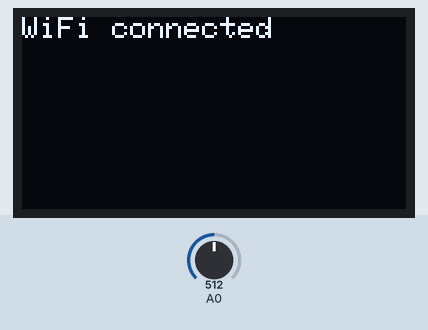
Simulated run of this sketch. Board: ESP8266 (NodeMCU). Parts: 128×64 one-colour display. Inputs (shaded band) come from the test bench; at power-on: A0 = 512. WiFi joins after 1.5 s; servers stay silent unless stated; the display library's start-up logo is not drawn; what the sketch prints to the serial monitor is not drawn.

Above: at 3.7 s.
At 8.8 s:
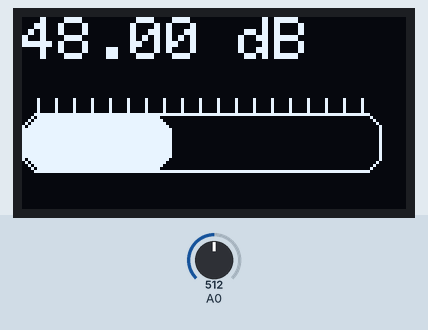
8.9 s: A0 set to 716
At 9.17 s:
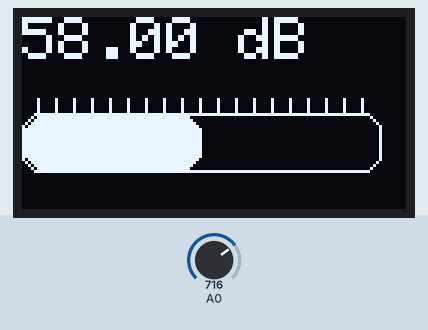
Timing chart, 0 to 11.9 s (numbered marks = the images above; inputs shaded):
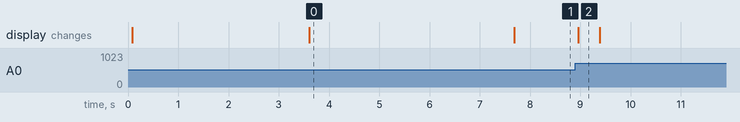

The sketch:

simple_sound.ino
```cpp
#include <ESP8266WiFi.h>
#include <SPI.h>
#include <Wire.h>
#include <Adafruit_GFX.h>
#include <Adafruit_SSD1306.h>

#define SCREEN_WIDTH 128    // OLED display width, in pixels
#define SCREEN_HEIGHT 64    // OLED display height, in pixels
#define OLED_RESET -1       // Reset pin # (or -1 if sharing Arduino reset pin)
Adafruit_SSD1306 display(SCREEN_WIDTH, SCREEN_HEIGHT, &Wire, OLED_RESET);

String apiKey = "14K8UL2QEK8BTHN6"; // Enter your Write API key from ThingSpeak
const char *ssid = "Alexahome";     // replace with your wifi ssid and wpa2 key
const char *pass = "12345678";
const char* server = "api.thingspeak.com";

const int sampleWindow = 50;                              // Sample window width in mS (50 mS = 20Hz)
unsigned int sample;

WiFiClient client;

void setup()
{
   Serial.begin(115200);                                    //Serial comms for debugging
   display.begin(SSD1306_SWITCHCAPVCC, 0x3C);              //OLED display start
   display.display();                                     //show buffer
   display.clearDisplay();                                //clear buffer
   display.setTextSize(1);                                //Set text size to 1 (1-6)
   display.setTextColor(WHITE);                           //Set text color to WHITE (no choice lol)
   display.setCursor(0,0);                                //cursor to upper left corner
   display.println("Decibelmeter");               //write title
   display.display();                                     //show title
   delay(2000);                                           //wait 2 seconds

   WiFi.begin(ssid, pass);

  while (WiFi.status() != WL_CONNECTED)
  {
    delay(500);
    Serial.print(".");
  }
    Serial.println("");
    Serial.println("WiFi connected");

    display.clearDisplay();
    display.setCursor(0,0);
    display.setTextSize(1);
    display.setTextColor(WHITE);
    display.print("WiFi connected");
    display.display();
    delay(4000);
    display.clearDisplay();
}

//--------------------------------------------------------------------------------------------
 //                                         MAIN LOOP
 //--------------------------------------------------------------------------------------------

void loop()
{
   unsigned long startMillis= millis();                   // Start of sample window
   float peakToPeak = 0;                                  // peak-to-peak level

   unsigned int signalMax = 0;                            //minimum value
   unsigned int signalMin = 1024;                         //maximum value

                                                          // collect data for 50 mS
   while (millis() - startMillis < sampleWindow)
   {
      sample = analogRead(0);                             //get reading from microphone
      if (sample < 1024)                                  // toss out spurious readings
      {
         if (sample > signalMax)
         {
            signalMax = sample;                           // save just the max levels
         }
         else if (sample < signalMin)
         {
            signalMin = sample;                           // save just the min levels
         }
      }
   }
   peakToPeak = signalMax - signalMin;                    // max - min = peak-peak amplitude
   float db = map(peakToPeak,20,900,49.5,90);             //calibrate for deciBels
   display.setCursor(0,0);                                //cursor to upper left
   display.setTextSize(2);                                //set text size to 2
   display.print(db);                                     //write calibrated deciBels
   display.print(" dB");                                  //write units


    for(int x =5;x<114;x=x+6){                            //draw scale
      display.drawLine(x, 32, x, 27, WHITE);
    }
   display.drawRoundRect(0, 32, 120, 20, 6, WHITE);       //draw outline of bar graph
   int r = map(db,0,120,1,120);                           //set bar graph for width of screen
   display.fillRoundRect(1, 33, r, 18, 6, WHITE);         //draw bar graph with a width of r
   display.display();                                     //show all that we just wrote & drew
   display.clearDisplay();                                //clear the display

   if (client.connect(server, 80)) // "184.106.153.149" or api.thingspeak.com
  {
    String postStr = apiKey;
    postStr += "&field1=";
    postStr += String(db);
    postStr += "r\n";

    client.print("POST /update HTTP/1.1\n");
    client.print("Host: api.thingspeak.com\n");
    client.print("Connection: close\n");
    client.print("X-THINGSPEAKAPIKEY: " + apiKey + "\n");
    client.print("Content-Type: application/x-www-form-urlencoded\n");
    client.print("Content-Length: ");
    client.print(postStr.length());
    client.print("\n\n");
    client.print(postStr);

  }
    client.stop();
    delay(150);
}
```

Measured:
- after the input at 8.9 s, the display: changes after 0.06 s (image 2)
- what the display in image 0 shows lasts 4.1 s, from 3.6 s to 7.7 s
- what the display in image 2 shows lasts 0.4 s, from 9.0 s to 9.4 s
